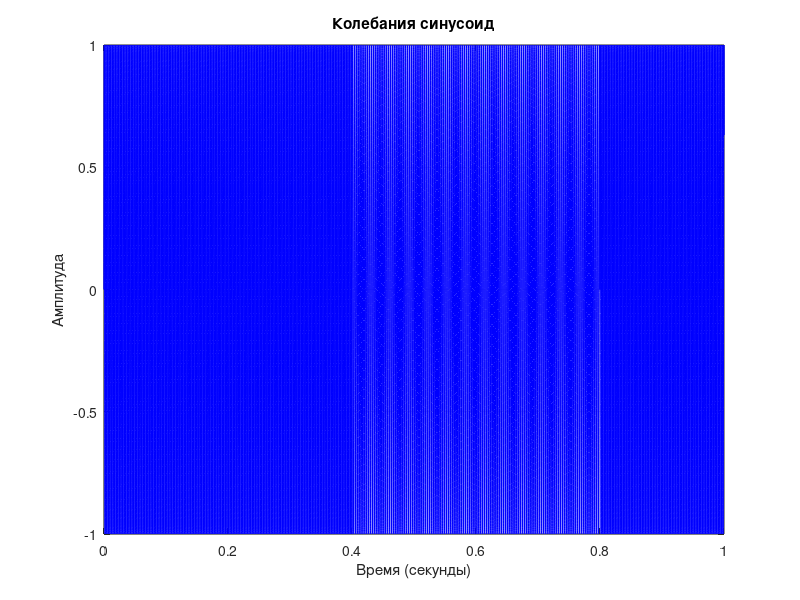

The MATLAB script that drew this image:
%% Частоты нот (Гц)
G  = 392.00;   % Соль
D  = 293.66;   % Ре
Fs = 369.99;   % Фа-диез
A  = 440.00;   % Ля
Bb = 466.16;   % Си-бемоль

%% Мелодия
notes = [G, D, G, D, G, Fs, Fs, Fs, D, Fs, D, Fs, G, G, G, ...
         D, G, D, G, Fs, Fs, Fs, D, Fs, D, Fs, G, G, G, ...
         A, A, A, A, A, Bb, Bb, Bb, Bb, Bb, Bb, ...
         A, G, Fs, G, G, G, ...
         A, A, A, A, A, Bb, Bb, Bb, Bb, Bb, Bb, ...
         A, G, Fs, G, G];

% Длительность каждой ноты (секунды)
duration = 0.4;

%% Параметры звука
fs = 44100;

%% Создание мелодии
signal = [];

for i = 1:length(notes)
    t = (0:1/fs:duration - 1/fs)';
    note_signal = sin(2 * pi * notes(i) * t);
    signal = [signal; note_signal];
end

% Нормализация
signal = signal / max(abs(signal));

%% Создание временной оси
total_time = length(notes) * duration;
time_axis = (0:1/fs:total_time - 1/fs)';

%% График с видимыми колебаниями - первые 0.1 секунды
figure;

plot_duration = 1; % секунд
samples_to_plot = round(plot_duration * fs);

plot(time_axis(1:samples_to_plot), signal(1:samples_to_plot), 'b-', 'LineWidth', 1);
xlabel('Время (секунды)');
ylabel('Амплитуда');
title('Колебания синусоид');
grid on;

%% Воспроизведение
sound(signal, fs);


